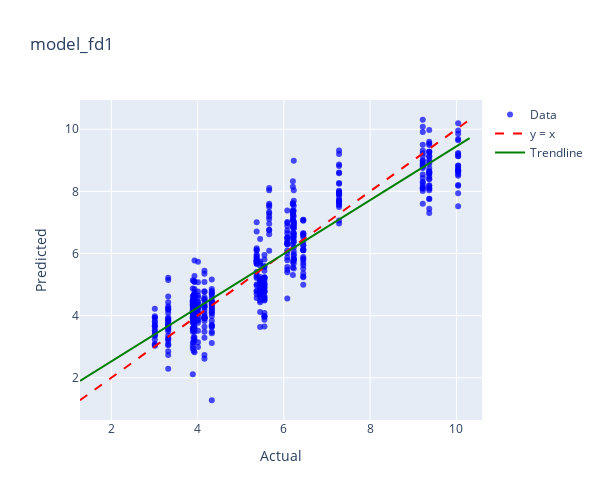
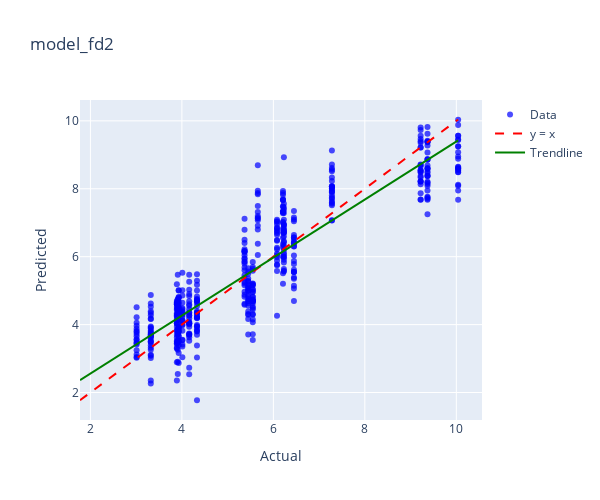
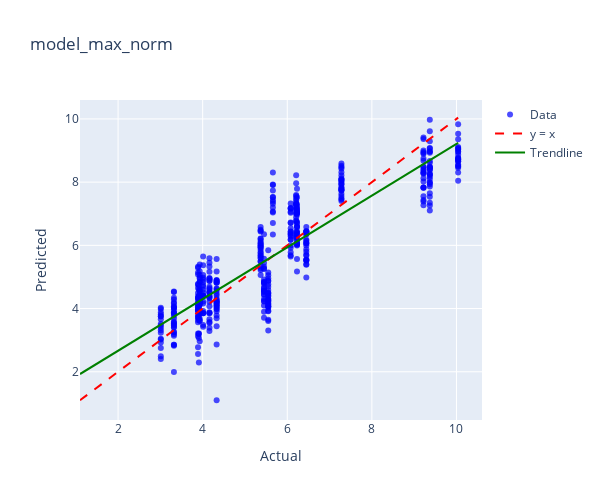
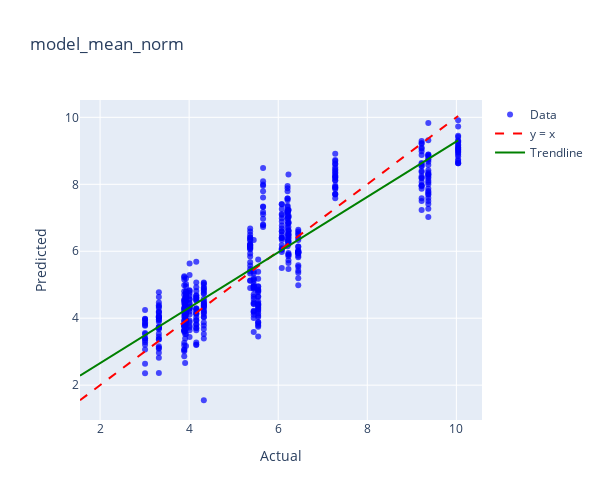

Notebook source saved alongside these figures, in order:
### Code cell
model_dict = {
    'model_fd1': (model_fd1, gula_reduksi_fd1),
    'model_fd2': (model_fd2, gula_reduksi_fd2),
    'model_max_norm': (model_max_norm, gula_reduksi_max_norm),
    'model_mean_norm': (model_mean_norm, gula_reduksi_mean_norm),
    'model_msc': (model_msc, gula_reduksi_msc),
    'model_ori': (model_ori, gula_reduksi_ori),
    'model_range_norm': (model_range_norm, gula_reduksi_range_norm),
    'model_sg1': (model_sg1, gula_reduksi_sg1),
    'model_sg2': (model_sg2, gula_reduksi_sg2),
    'model_snv': (model_snv, gula_reduksi_snv),
}

for name, (model, data) in model_dict.items():
    print(f"Plotting for {name}")
    plot_actual_vs_predicted_plotly(model, data, 'Gula Reduksi',name)

### Figure 1 — Plotly figure (JSON) as saved in the notebook; plotly's stock layout.template omitted (floating-point values rounded to 4 significant figures; data arrays with more than 128 entries replaced by an {"elided": "..."} marker saying what was removed)
{"data": [{"hovertemplate": "Index: %{text}<br>Actual: %{x}<br>Predicted: %{y}<extra></extra>", "marker": {"color": "blue", "opacity": 0.7, "size": 6}, "mode": "markers", "name": "Data", "text": {"elided": "511 str values"}, "type": "scatter", "x": {"elided": "511 float values"}, "y": {"elided": "511 float values"}}, {"line": {"color": "red", "dash": "dash"}, "mode": "lines", "name": "y = x", "type": "scatter", "x": [1.275, 10.31], "y": [1.275, 10.31]}, {"line": {"color": "green", "width": 2}, "mode": "lines", "name": "Trendline", "type": "scatter", "x": [1.275, 10.31], "y": [1.897, 9.712]}], "layout": {"height": 500, "title": {"text": "model_fd1"}, "width": 600, "xaxis": {"title": {"text": "Actual"}}, "yaxis": {"title": {"text": "Predicted"}}}}

### Figure 2 — Plotly figure (JSON) as saved in the notebook; plotly's stock layout.template omitted (floating-point values rounded to 4 significant figures; data arrays with more than 128 entries replaced by an {"elided": "..."} marker saying what was removed)
{"data": [{"hovertemplate": "Index: %{text}<br>Actual: %{x}<br>Predicted: %{y}<extra></extra>", "marker": {"color": "blue", "opacity": 0.7, "size": 6}, "mode": "markers", "name": "Data", "text": {"elided": "511 str values"}, "type": "scatter", "x": {"elided": "511 float values"}, "y": {"elided": "511 float values"}}, {"line": {"color": "red", "dash": "dash"}, "mode": "lines", "name": "y = x", "type": "scatter", "x": [1.772, 10.04], "y": [1.772, 10.04]}, {"line": {"color": "green", "width": 2}, "mode": "lines", "name": "Trendline", "type": "scatter", "x": [1.772, 10.04], "y": [2.365, 9.422]}], "layout": {"height": 500, "title": {"text": "model_fd2"}, "width": 600, "xaxis": {"title": {"text": "Actual"}}, "yaxis": {"title": {"text": "Predicted"}}}}

### Figure 3 — Plotly figure (JSON) as saved in the notebook; plotly's stock layout.template omitted (floating-point values rounded to 4 significant figures; data arrays with more than 128 entries replaced by an {"elided": "..."} marker saying what was removed)
{"data": [{"hovertemplate": "Index: %{text}<br>Actual: %{x}<br>Predicted: %{y}<extra></extra>", "marker": {"color": "blue", "opacity": 0.7, "size": 6}, "mode": "markers", "name": "Data", "text": {"elided": "511 str values"}, "type": "scatter", "x": {"elided": "511 float values"}, "y": {"elided": "511 float values"}}, {"line": {"color": "red", "dash": "dash"}, "mode": "lines", "name": "y = x", "type": "scatter", "x": [1.099, 10.04], "y": [1.099, 10.04]}, {"line": {"color": "green", "width": 2}, "mode": "lines", "name": "Trendline", "type": "scatter", "x": [1.099, 10.04], "y": [1.929, 9.243]}], "layout": {"height": 500, "title": {"text": "model_max_norm"}, "width": 600, "xaxis": {"title": {"text": "Actual"}}, "yaxis": {"title": {"text": "Predicted"}}}}

### Figure 4 — Plotly figure (JSON) as saved in the notebook; plotly's stock layout.template omitted (floating-point values rounded to 4 significant figures; data arrays with more than 128 entries replaced by an {"elided": "..."} marker saying what was removed)
{"data": [{"hovertemplate": "Index: %{text}<br>Actual: %{x}<br>Predicted: %{y}<extra></extra>", "marker": {"color": "blue", "opacity": 0.7, "size": 6}, "mode": "markers", "name": "Data", "text": {"elided": "511 str values"}, "type": "scatter", "x": {"elided": "511 float values"}, "y": {"elided": "511 float values"}}, {"line": {"color": "red", "dash": "dash"}, "mode": "lines", "name": "y = x", "type": "scatter", "x": [1.549, 10.04], "y": [1.549, 10.04]}, {"line": {"color": "green", "width": 2}, "mode": "lines", "name": "Trendline", "type": "scatter", "x": [1.549, 10.04], "y": [2.285, 9.312]}], "layout": {"height": 500, "title": {"text": "model_mean_norm"}, "width": 600, "xaxis": {"title": {"text": "Actual"}}, "yaxis": {"title": {"text": "Predicted"}}}}
